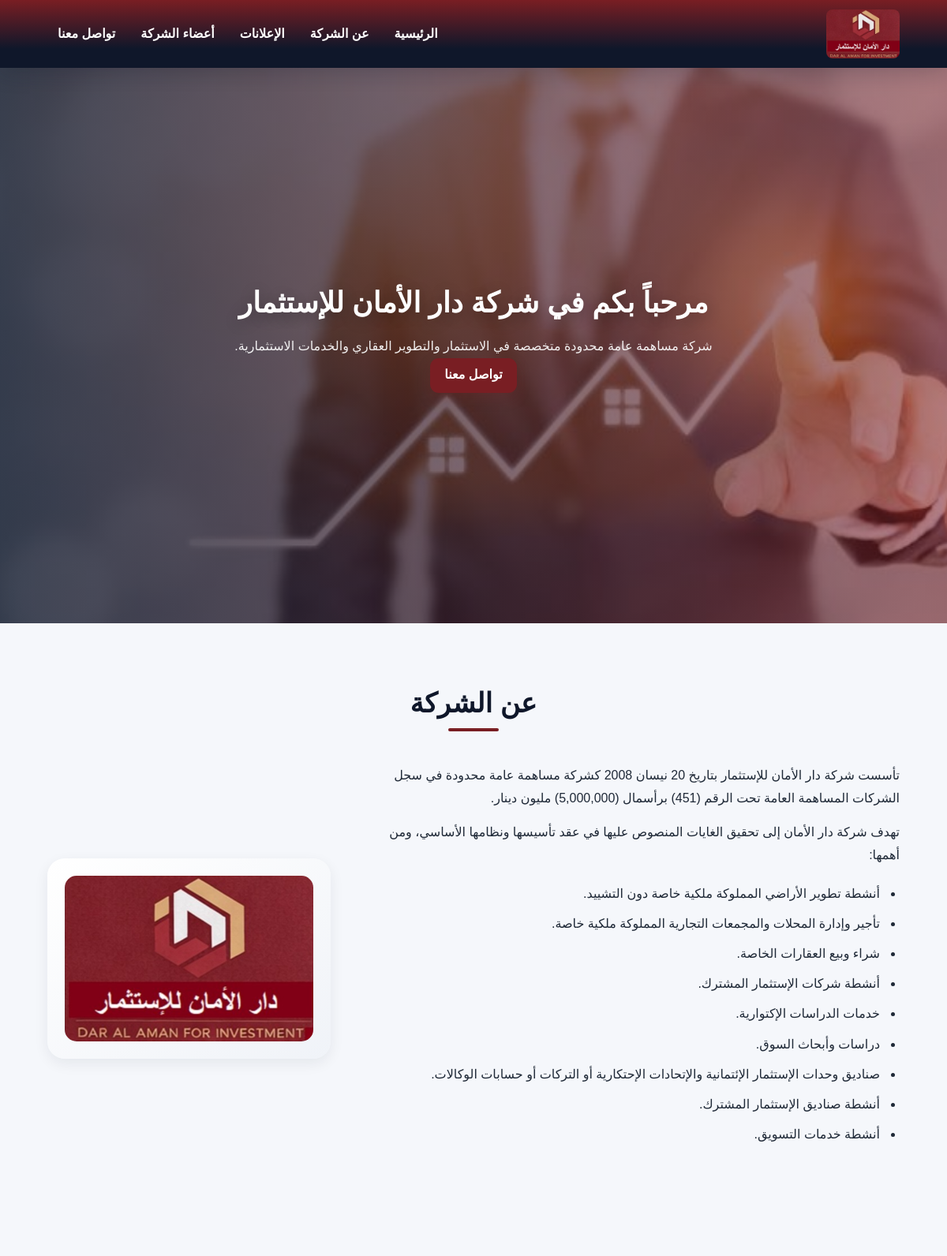
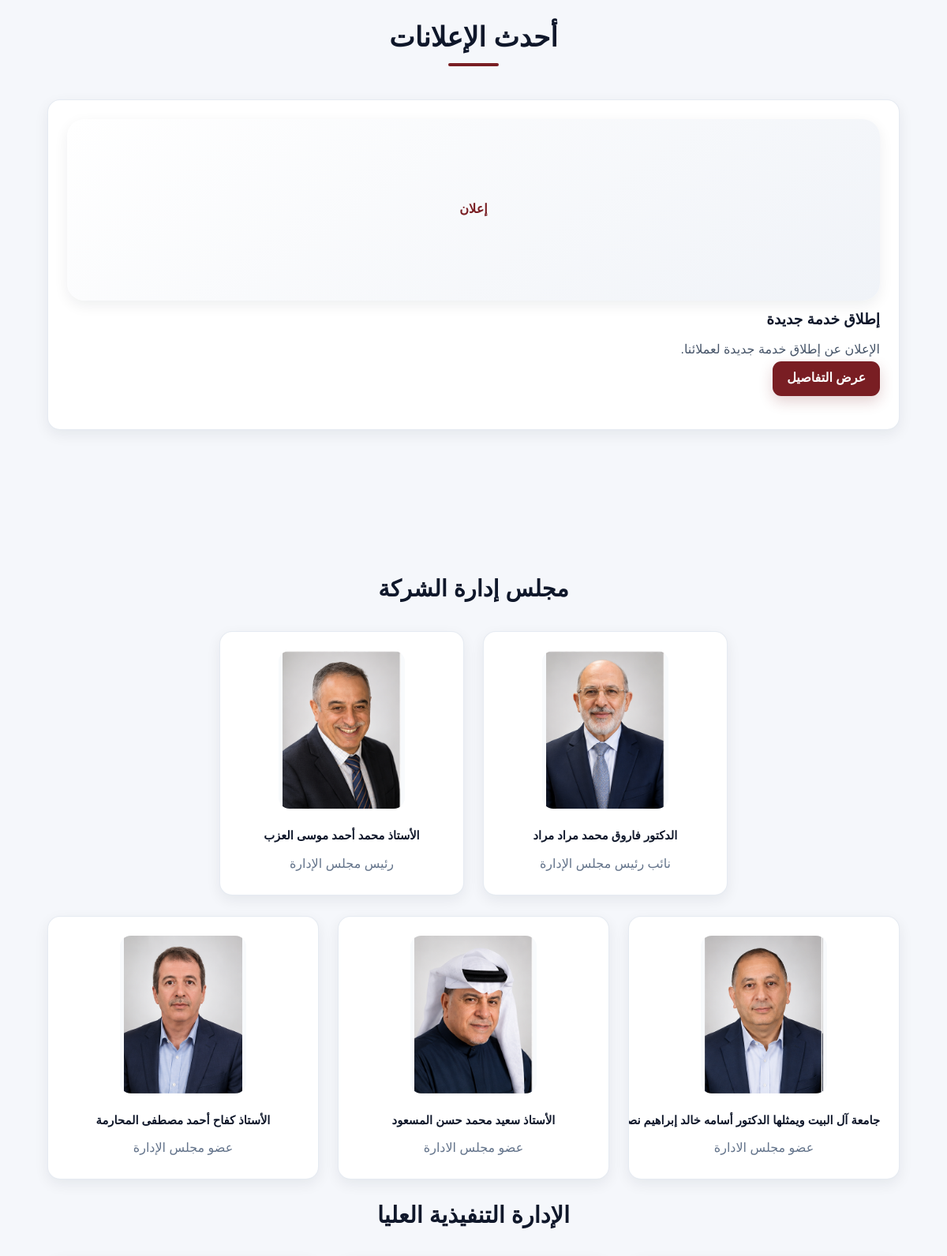
The page / (upper part) on the database its author committed (2 pictures, top to bottom).
### tables this page shows
CREATE TABLE `announcements` (
  `id` int(11) NOT NULL,
  `title` varchar(200) NOT NULL,
  `short_description` varchar(255) NOT NULL,
  `description` text NOT NULL,
  `image` varchar(255) DEFAULT NULL,
  `created_at` timestamp NOT NULL DEFAULT current_timestamp(),
  `link` varchar(500) DEFAULT NULL
);

CREATE TABLE `team_members` (
  `id` int(11) NOT NULL,
  `name` varchar(120) NOT NULL,
  `position` varchar(120) NOT NULL,
  `image` varchar(255) DEFAULT NULL,
  `created_at` timestamp NOT NULL DEFAULT current_timestamp(),
  `member_type` enum('board','executive') NOT NULL DEFAULT 'board'
);

### includes/functions.php (called while the page is built, shortened)
<?php
function e($value) {
    return htmlspecialchars($value ?? '', ENT_QUOTES, 'UTF-8');
}

### index.php (the view, shortened to what this page needs)
<?php
require_once 'includes/header.php';
require_once 'includes/navbar.php';
$announcements = $pdo->query("SELECT * FROM announcements ORDER BY id DESC LIMIT 3")->fetchAll();
$boardMembers = $pdo->query("SELECT * FROM team_members WHERE member_type = 'board' ORDER BY id DESC")->fetchAll();
$executiveMembers = $pdo->query("SELECT * FROM team_members WHERE member_type = 'executive' ORDER BY id DESC")->fetchAll();?>
<section class="hero">
    <div class="hero-slider">
        <img src="assets/images/hero1.jpg" class="slide active">
    </div>
    <div class="hero-content">
        <h1>مرحباً بكم في شركة دار الأمان للإستثمار</h1>
        <p>
            شركة مساهمة عامة محدودة متخصصة في الاستثمار
            والتطوير العقاري والخدمات الاستثمارية.
        </p>
        <a class="btn" href="contact.php">
            تواصل معنا
        </a>
    </div>
</section>
<section id="about" class="section">
    <h2 class="section-title">عن الشركة</h2>
    <div class="about-grid">
        <div>
            <p>
                تأسست شركة دار الأمان للإستثمار بتاريخ 20 نيسان 2008
                كشركة مساهمة عامة محدودة في سجل الشركات المساهمة العامة
                تحت الرقم (451) برأسمال (5,000,000) مليون دينار.
            </p>
            <p>
                تهدف شركة دار الأمان إلى تحقيق الغايات المنصوص عليها في عقد
                تأسيسها ونظامها الأساسي، ومن أهمها:
            </p>
            <ul class="about-list">
                <li>أنشطة تطوير الأراضي المملوكة ملكية خاصة دون التشييد.</li>
                <li>تأجير وإدارة المحلات والمجمعات التجارية المملوكة ملكية خاصة.</li>
                <li>شراء وبيع العقارات الخاصة.</li>
                <li>أنشطة شركات الإستثمار المشترك.</li>
                <li>خدمات الدراسات الإكتوارية.</li>
                <li>دراسات وأبحاث السوق.</li>
                <li>صناديق وحدات الإستثمار الإئتمانية والإتحادات الإحتكارية أو التركات أو حسابات الوكالات.</li>
                <li>أنشطة صناديق الإستثمار المشترك.</li>
                <li>أنشطة خدمات التسويق.</li>
            </ul>
        </div>
        <div class="about-logo">
            <img src="assets/images/logo.png"   style="
    border-radius: 15px;
" alt="شعار شركة دار الأمان للإستثمار">
        </div>
    </div>
</section>
<section class="section">
    <h2 class="section-title">أحدث الإعلانات</h2>
    <div class="cards">
        <?php foreach ($announcements as $item): ?>
            <div class="card">
                <?php if ($item['image']): ?><img src="uploads/announcements/<?= e($item['image']) ?>" alt=""><?php else: ?><div class="placeholder-img">إعلان</div><?php endif; ?>
                <h3><?= e($item['title']) ?></h3>
                <p><?= e($item['short_description']) ?></p>
                <a class="btn" href="announcement-details.php?id=<?= $item['id'] ?>">عرض التفاصيل</a>
            </div>
        <?php endforeach; ?>
    </div>
</section>
<section id="team" class="section">
    <h3 class="sub-section-title" style="
    margin: 15px 0;" > مجلس إدارة الشركة</h3>
<div class="board-featured">
    <?php foreach ($boardMembers as $member): ?>
        <?php if (
            $member['name'] === 'الدكتور فاروق محمد مراد مراد' ||
            $member['name'] === 'الأستاذ محمد أحمد موسى العزب'
        ): ?>
            <div class="card member-card featured-member">
                <?php if ($member['image']): ?>
                    <img src="uploads/team/<?= e($member['image']) ?>" alt="">
                <?php endif; ?>
                <h3><?= e($member['name']) ?></h3>
                <p><?= e($member['position']) ?></p>
            </div>
        <?php endif; ?>
    <?php endforeach; ?>
</div>
<div class="cards">
    <?php foreach ($boardMembers as $member): ?>
        <?php if (
            $member['name'] !== 'الدكتور فاروق محمد مراد مراد' &&
            $member['name'] !== 'الأستاذ محمد أحمد موسى العزب'
        ): ?>
            <div class="card member-card">
                <?php if ($member['image']): ?>
                    <img src="uploads/team/<?= e($member['image']) ?>" alt="">
                <?php endif; ?>
                <h3><?= e($member['name']) ?></h3>
                <p><?= e($member['position']) ?></p>
            </div>
        <?php endif; ?>
    <?php endforeach; ?>
</div>
    <h3 class="sub-section-title" style="
    margin: 15px 0;" >الإدارة التنفيذية العليا</h3>
</section>
<?php require_once 'includes/footer.php'; ?>

### includes/header.php (shortened to what this page needs)
<?php require_once __DIR__ . '/functions.php'; ?>
<!DOCTYPE html>
<html lang="ar" dir="rtl">
<head>
<link rel="stylesheet"
href="https://cdnjs.cloudflare.com/ajax/libs/font-awesome/6.5.2/css/all.min.css">
    <link rel="stylesheet" href="assets/css/style.css">
</head>
<body>

### includes/navbar.php (shortened to what this page needs)
<nav class="navbar">
<div class="logo">
    <a href="index.php">
        <img src="assets/images/logo.png" alt="Company Logo">
    </a>
</div>
    <ul class="nav-links" id="navLinks">
        <li><a href="index.php">الرئيسية</a></li>
        <li><a href="index.php#about">عن الشركة</a></li>
        <li><a href="announcements.php">الإعلانات</a></li>
        <li><a href="index.php#team">أعضاء الشركة</a></li>
        <li><a href="contact.php">تواصل معنا</a></li>
    </ul>
</nav>

### includes/footer.php (shortened to what this page needs)
</body>
</html>

### rows shown on the page
announcements: shows "إعلان", title "إطلاق خدمة جديدة", short_description "الإعلان عن إطلاق خدمة جديدة لعملائنا."
team_members: image (picture), name "الدكتور فاروق محمد مراد مراد", position "نائب رئيس مجلس الإدارة"
team_members: image (picture), name "الأستاذ محمد أحمد موسى العزب", position "رئيس مجلس الإدارة"
team_members: image (picture), name "جامعة آل البيت ويمثلها الدكتور أسامه خالد إبراهيم…", position "عضو مجلس الادارة"
team_members: image (picture), name "الأستاذ سعيد محمد حسن المسعود", position "عضو مجلس الادارة"
team_members: image (picture), name "الأستاذ كفاح أحمد مصطفى المحارمة", position "عضو مجلس الإدارة"
